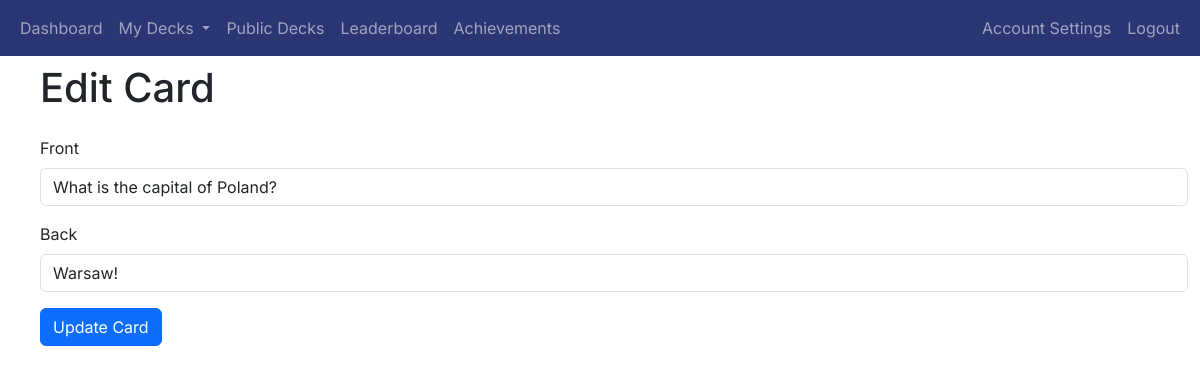
Before: /edit_card/1 (signed in) with the older database file.
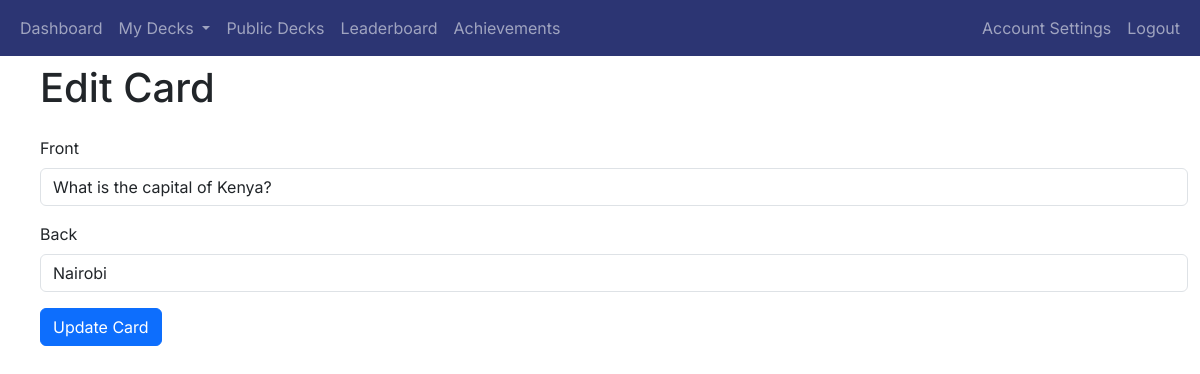
After: the same page with the newer database file.
### app/decks/models.py (models this page shows, shortened)
class Card(db.Model):
    card_id = db.Column(db.Integer, primary_key=True)
    front = db.Column(db.String(255), nullable=False)
    back = db.Column(db.String(255), nullable=False)
    created_at = db.Column(db.DateTime, default=datetime.utcnow)
    next_review_date = db.Column(db.DateTime, nullable=True)
    deck_id = db.Column(db.Integer, db.ForeignKey('deck.deck_id'), nullable=False)
    box = db.Column(db.Integer, default=1)  # New field for Leitner system

### app/decks/routes.py (the view)
@decks_blueprint.route('/edit_card/<int:card_id>', methods=['GET', 'POST'])
@login_required
def edit_card(card_id):
    card = Card.query.get_or_404(card_id)
    if card.deck.user_id != current_user.user_id:
        abort(403)
    form = EditCardForm()
    if form.validate_on_submit():
        card.front = form.front.data
        card.back = form.back.data
        db.session.commit()
        flash('Your card has been updated!', 'success')
        return redirect(url_for('decks.view_deck', deck_id=card.deck_id))
    elif request.method == 'GET':
        form.front.data = card.front
        form.back.data = card.back
    return render_template('edit_card.html', title='Edit Card', form=form, card=card)

### app/decks/forms.py
class EditCardForm(FlaskForm):
    front = StringField('Front', validators=[DataRequired()])
    back = StringField('Back', validators=[DataRequired()])
    submit = SubmitField('Update Card')

### app/__init__.py (called while the page is built)
@login_manager.user_loader
def load_user(user_id):
    return User.query.get(int(user_id))

### app/decks/templates/edit_card.html (shortened to what this page needs)
{% extends "base.html" %}
{% block heading %}Edit Card{% endblock %}
{% block content %}
<div class="container">
    <form method="POST" action="">
        <div class="mb-3">
            {{ form.front.label(class="form-label") }}
            {{ form.front(class="form-control") }}
        </div>
        <div class="mb-3">
            {{ form.back.label(class="form-label") }}
            {{ form.back(class="form-control") }}
        </div>
        <div class="mb-3">
            {{ form.submit(class="btn btn-primary") }}
        </div>
    </form>
</div>
{% endblock %}

Changed rows visible on the page:
changed Card: front "What is the capital of Poland?" → "What is the capital of Kenya?"; back "Warsaw!" → "Nairobi"
